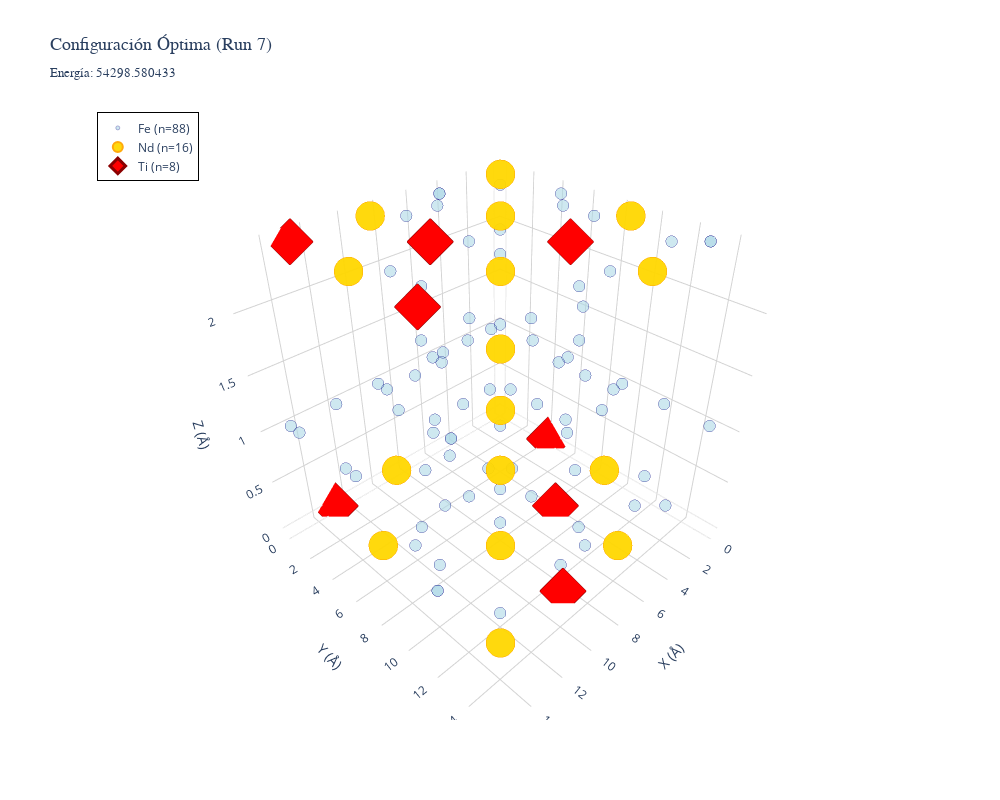

Notebook code cell kept with this figure:
### Markdown cell above
### 6.1 Configuración Óptima (3D Interactivo)

### Code cell
# Visualización 3D de la configuración óptima
fig_optimo = plot_configuration_3d_plotly(
    Fe_candidate_positions,
    Nd_positions,
    best_run['Ti_indices'],
    best_run['energia_final'],
    title=f"Configuración Óptima (Run {best_run['run_id']})"
)
fig_optimo.show()

print(f"\n✓ Configuración óptima: 8 Ti (rojo) optimizados por SA")
print(f"  Índices Ti: {best_run['Ti_indices']}")

### Figure 1 — Plotly figure (JSON) as saved in the notebook; plotly's stock layout.template omitted (floating-point values rounded to 4 significant figures)
{"data": [{"hovertemplate": "<b>Fe</b><br>X: %{x:.3f} Å<br>Y: %{y:.3f} Å<br>Z: %{z:.3f} Å<extra></extra>", "marker": {"color": "lightblue", "line": {"color": "navy", "width": 0.5}, "opacity": 0.6, "size": 4}, "mode": "markers", "name": "Fe (n=88)", "type": "scatter3d", "x": [2.503, 6.089, 8.592, 0.0, 11.09, 1.793, 12.89, 4.296, 6.089, 2.503, 8.592, 0.0, 1.793, 11.09, 12.89, 4.296, 4.296, 12.89, 8.592, 0.0, 8.592, 4.296, 8.592, 0.0, 0.0, 4.296, 5.484, 11.7, 1.206, 7.398, 7.398, 1.206, 11.7, 5.484, 11.7, 5.484, 7.398, 1.206, 1.206, 7.398, 5.484, 11.7, 15.39, 10.39, 6.807, 1.793, 10.39, 1.793, 6.807, 15.39, 1.793, 6.807, 15.39, 11.09, 6.089, 11.09, 2.503, 6.807, 11.09, 6.089, 2.503, 10.39, 15.39, 10.39, 6.807, 2.503, 15.39, 6.089, 12.89, 4.296, 12.89, 4.296, 12.89, 0.0, 8.592, 0.0, 12.89, 4.296, 1.206, 7.398, 5.484, 11.7, 11.7, 5.484, 7.398, 1.206, 1.206, 7.398], "y": [8.592, 0.0, 2.503, 6.089, 4.296, 12.89, 11.09, 1.793, 8.592, 0.0, 6.089, 2.503, 4.296, 12.89, 1.793, 11.09, 0.0, 8.592, 4.296, 12.89, 12.89, 8.592, 12.89, 4.296, 12.89, 0.0, 5.484, 11.7, 11.7, 1.206, 1.206, 11.7, 11.7, 5.484, 5.484, 11.7, 7.398, 1.206, 1.206, 7.398, 11.7, 5.484, 6.089, 1.793, 11.09, 6.807, 11.09, 15.39, 1.793, 6.807, 10.39, 6.089, 1.793, 6.807, 1.793, 10.39, 6.807, 2.503, 15.39, 6.807, 10.39, 2.503, 11.09, 6.089, 15.39, 1.793, 2.503, 10.39, 8.592, 0.0, 0.0, 8.592, 0.0, 4.296, 4.296, 12.89, 8.592, 0.0, 7.398, 11.7, 1.206, 7.398, 7.398, 1.206, 11.7, 7.398, 5.484, 5.484], "z": [1.202, 1.202, 1.202, 1.202, 1.202, 1.202, 1.202, 1.202, 1.202, 1.202, 1.202, 1.202, 1.202, 1.202, 1.202, 1.202, 0.0, 0.0, 0.0, 0.0, 0.0, 0.0, 2.404, 2.404, 2.404, 2.404, 0.0, 0.0, 0.0, 0.0, 2.404, 2.404, 2.404, 2.404, 2.404, 2.404, 2.404, 2.404, 0.0, 0.0, 0.0, 0.0, 1.202, 1.202, 1.202, 1.202, 1.202, 1.202, 1.202, 1.202, 1.202, 1.202, 1.202, 1.202, 1.202, 1.202, 1.202, 1.202, 1.202, 1.202, 1.202, 1.202, 1.202, 1.202, 1.202, 1.202, 1.202, 1.202, 2.404, 0.0, 2.404, 2.404, 0.0, 0.0, 2.404, 2.404, 0.0, 2.404, 2.404, 2.404, 2.404, 2.404, 0.0, 0.0, 0.0, 0.0, 2.404, 2.404]}, {"hovertemplate": "<b>Nd</b><br>X: %{x:.3f} Å<br>Y: %{y:.3f} Å<br>Z: %{z:.3f} Å<extra></extra>", "marker": {"color": "gold", "line": {"color": "orange", "width": 2}, "opacity": 0.95, "size": 10}, "mode": "markers", "name": "Nd (n=16)", "type": "scatter3d", "x": [8.592, 0.0, 8.592, 0.0, 12.89, 4.296, 12.89, 4.296, 4.296, 12.89, 4.296, 12.89, 0.0, 8.592, 0.0, 8.592], "y": [8.592, 8.592, 0.0, 0.0, 4.296, 4.296, 12.89, 12.89, 12.89, 12.89, 4.296, 4.296, 0.0, 0.0, 8.592, 8.592], "z": [0.0, 2.404, 2.404, 0.0, 0.0, 2.404, 2.404, 0.0, 2.404, 0.0, 0.0, 2.404, 2.404, 0.0, 0.0, 2.404]}, {"hovertemplate": "<b>Ti</b><br>X: %{x:.3f} Å<br>Y: %{y:.3f} Å<br>Z: %{z:.3f} Å<extra></extra>", "marker": {"color": "red", "line": {"color": "darkred", "width": 3}, "opacity": 1, "size": 12, "symbol": "diamond"}, "mode": "markers", "name": "Ti (n=8)", "type": "scatter3d", "x": [0.0, 12.89, 4.296, 12.89, 8.592, 12.89, 4.296, 8.592], "y": [4.296, 0.0, 8.592, 0.0, 4.296, 8.592, 8.592, 12.89], "z": [0.0, 0.0, 2.404, 2.404, 2.404, 2.404, 0.0, 0.0]}], "layout": {"height": 800, "hovermode": "closest", "legend": {"bgcolor": "rgba(255,255,255,0.9)", "bordercolor": "black", "borderwidth": 1, "x": 0.02, "y": 0.98}, "scene": {"aspectmode": "cube", "xaxis": {"backgroundcolor": "white", "gridcolor": "lightgray", "title": {"text": "X (Å)"}}, "yaxis": {"backgroundcolor": "white", "gridcolor": "lightgray", "title": {"text": "Y (Å)"}}, "zaxis": {"backgroundcolor": "white", "gridcolor": "lightgray", "title": {"text": "Z (Å)"}}}, "showlegend": true, "title": {"font": {"family": "Arial", "size": 18}, "text": "Configuración Óptima (Run 7)<br><sub>Energía: 54298.580433</sub>"}, "width": 1000}}
